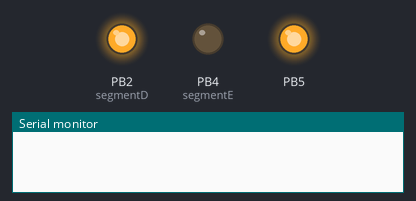
The sketch below on a simulated ATtiny85, built with avr-gcc and run on an emulated ATtiny85. Shown: output pins drawn as LEDs (lit = HIGH), the last lines printed to the serial monitor.

Above: at 0.2 s.
At 1.2 s:
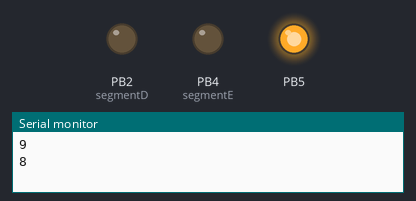
At 2.7 s:
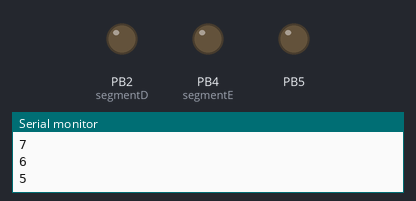
At 5.7 s:
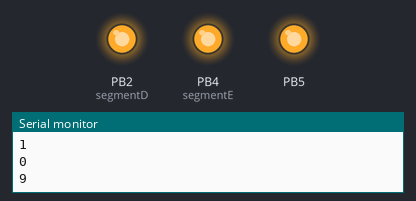
Timing chart, 0 to 6.5 s (numbered marks = the images above):
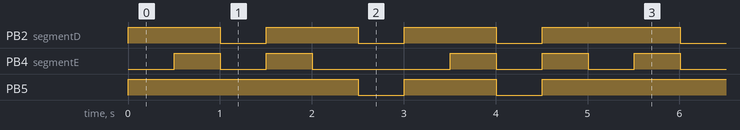

Measured:
- by itself, PB2 (segmentD): repeats every 5.0 s: 2 × (LOW 0.50 s, HIGH 1.0 s), LOW 0.50 s, HIGH 1.5 s
- by itself, PB4 (segmentE): repeats every 5.0 s: LOW 0.50 s, HIGH 0.50 s, LOW 1.5 s, 2 × (HIGH 0.50 s, LOW 0.50 s), HIGH 0.50 s
- by itself, PB5: repeats every 5.0 s: LOW 0.50 s, HIGH 1.0 s, LOW 0.50 s, HIGH 3.0 s

The sketch:

7Seg_4.ino
```cpp
// 4 digit 7 segment display
int segmentA = A0;
int segmentB = A1;
int segmentC = A2;
int segmentD = 2;
int segmentE = 4;
int segmentF = 7;
int segmentG = 8;
int segmentDP = 13;
int Min = 0 , Max = 9 , number=0;
bool ledst = 0;
int time;
void setup() {
  pinMode(segmentA, OUTPUT);
  pinMode(segmentB, OUTPUT);
  pinMode(segmentC, OUTPUT);
  pinMode(segmentD, OUTPUT);
  pinMode(segmentE, OUTPUT);
  pinMode(segmentF, OUTPUT);
  pinMode(segmentG, OUTPUT);
  pinMode(segmentDP, OUTPUT);
  pinMode(12, INPUT_PULLUP);
  pinMode(5, OUTPUT);
  Serial.begin(9600);
}
bool st=0 ;
void loop() {
  displayNumber();
  Serial.println(number);
  st=!st;
  digitalWrite(5,st);
}

void displayNumber() {
  if (!digitalRead(12))number--;
  else number++;

  if(number<Min)number=Max;
  if(number>Max)number=Min;
  displaySegment(number);
  delay(500);
}

void displaySegment(int numberToDisplay) {
  switch (numberToDisplay) {
    case 0:  // แสดงผลเลข 1
      digitalWrite(segmentA, 1);
      digitalWrite(segmentB, 1);
      digitalWrite(segmentC, 1);
      digitalWrite(segmentD, 1);
      digitalWrite(segmentE, 1);
      digitalWrite(segmentF, 1);
      digitalWrite(segmentG, 0);
      break;
    case 1:  // แสดงผลเลข 1
      digitalWrite(segmentA, LOW);
      digitalWrite(segmentB, HIGH);
      digitalWrite(segmentC, HIGH);
      digitalWrite(segmentD, LOW);
      digitalWrite(segmentE, LOW);
      digitalWrite(segmentF, LOW);
      digitalWrite(segmentG, LOW);
      break;
    case 2:  // แสดงผลเลข 2
      digitalWrite(segmentA, HIGH);
      digitalWrite(segmentB, HIGH);
      digitalWrite(segmentC, LOW);
      digitalWrite(segmentD, HIGH);
      digitalWrite(segmentE, HIGH);
      digitalWrite(segmentF, LOW);
      digitalWrite(segmentG, HIGH);
      break;
    case 3:  // แสดงผลเลข 3
      digitalWrite(segmentA, HIGH);
      digitalWrite(segmentB, HIGH);
      digitalWrite(segmentC, HIGH);
      digitalWrite(segmentD, HIGH);
      digitalWrite(segmentE, LOW);
      digitalWrite(segmentF, LOW);
      digitalWrite(segmentG, HIGH);
      break;
    case 4:  // แสดงผลเลข 4
      digitalWrite(segmentA, 0);
      digitalWrite(segmentB, 1);
      digitalWrite(segmentC, 1);
      digitalWrite(segmentD, 0);
      digitalWrite(segmentE, 0);
      digitalWrite(segmentF, 1);
      digitalWrite(segmentG, 1);
      break;
    case 5:  // แสดงผลเลข 5
      digitalWrite(segmentA, 1);
      digitalWrite(segmentB, 0);
      digitalWrite(segmentC, 1);
      digitalWrite(segmentD, 1);
      digitalWrite(segmentE, 0);
      digitalWrite(segmentF, 1);
      digitalWrite(segmentG, 1);
      break;
    case 6:  // แสดงผลเลข 6
      digitalWrite(segmentA, 1);
      digitalWrite(segmentB, 0);
      digitalWrite(segmentC, 1);
      digitalWrite(segmentD, 1);
      digitalWrite(segmentE, 1);
      digitalWrite(segmentF, 1);
      digitalWrite(segmentG, 1);
      break;
    case 7:  // แสดงผลเลข 7
      digitalWrite(segmentA, 1);
      digitalWrite(segmentB, 1);
      digitalWrite(segmentC, 1);
      digitalWrite(segmentD, 0);
      digitalWrite(segmentE, 0);
      digitalWrite(segmentF, 0);
      digitalWrite(segmentG, 0);
      break;
    case 8:  // แสดงผลเลข 8
      digitalWrite(segmentA, 1);
      digitalWrite(segmentB, 1);
      digitalWrite(segmentC, 1);
      digitalWrite(segmentD, 1);
      digitalWrite(segmentE, 1);
      digitalWrite(segmentF, 1);
      digitalWrite(segmentG, 1);
      break;
    case 9:  // แสดงผลเลข 9
      digitalWrite(segmentA, 1);
      digitalWrite(segmentB, 1);
      digitalWrite(segmentC, 1);
      digitalWrite(segmentD, 1);
      digitalWrite(segmentE, 0);
      digitalWrite(segmentF, 1);
      digitalWrite(segmentG, 1);
      break;
  }
}
```
